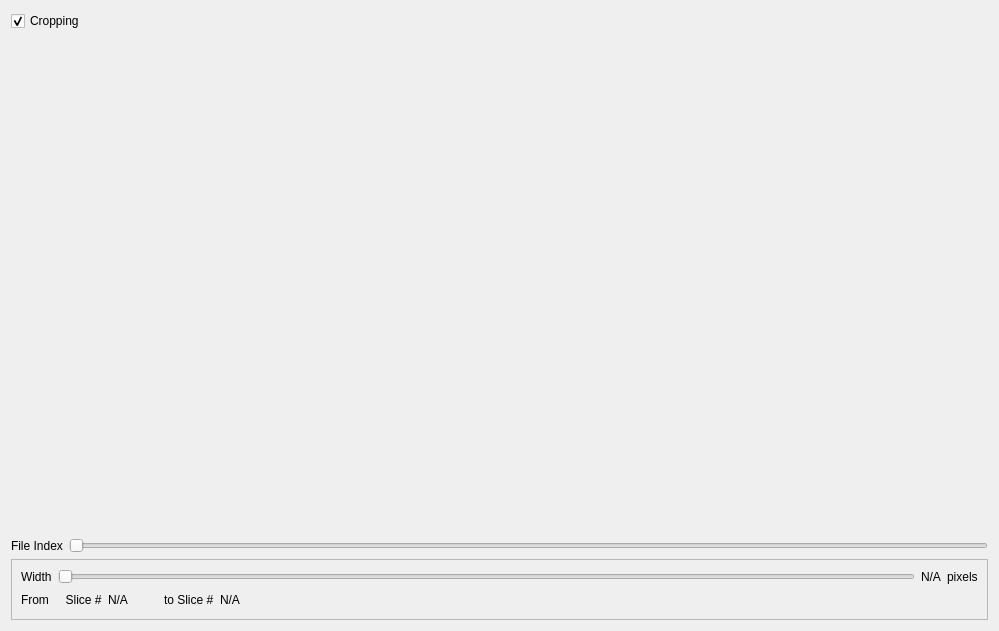
          <widget class="QWidget" name="page">
           <property name="geometry">
            <rect>
             <x>0</x>
             <y>0</y>
             <width>999</width>
             <height>631</height>
            </rect>
           </property>
           <attribute name="label">
            <string>Crop</string>
           </attribute>
           <layout class="QVBoxLayout" name="verticalLayout_4">
            <item>
             <widget class="QCheckBox" name="cropping_checkBox">
              <property name="text">
               <string>Cropping</string>
              </property>
              <property name="checked">
               <bool>true</bool>
              </property>
             </widget>
            </item>
            <item>
             <widget class="QWidget" name="crop_widget" native="true">
              <property name="sizePolicy">
               <sizepolicy hsizetype="Preferred" vsizetype="Expanding">
                <horstretch>0</horstretch>
                <verstretch>0</verstretch>
               </sizepolicy>
              </property>
             </widget>
            </item>
            <item>
             <layout class="QHBoxLayout" name="horizontalLayout_2">
              <item>
               <widget class="QLabel" name="label_5">
                <property name="text">
                 <string>File Index</string>
                </property>
               </widget>
              </item>
              <item>
               <widget class="QSlider" name="crop_file_index_horizontalSlider">
                <property name="orientation">
                 <enum>Qt::Horizontal</enum>
                </property>
               </widget>
              </item>
             </layout>
            </item>
            <item>
             <widget class="QFrame" name="crop_frame">
              <property name="enabled">
               <bool>true</bool>
              </property>
              <property name="frameShape">
               <enum>QFrame::StyledPanel</enum>
              </property>
              <property name="frameShadow">
               <enum>QFrame::Raised</enum>
              </property>
              <layout class="QVBoxLayout" name="verticalLayout_5">
               <item>
                <layout class="QHBoxLayout" name="horizontalLayout_3">
                 <item>
                  <widget class="QLabel" name="label_6">
                   <property name="text">
                    <string>Width</string>
                   </property>
                  </widget>
                 </item>
                 <item>
                  <widget class="QSlider" name="crop_width_horizontalSlider">
                   <property name="singleStep">
                    <number>2</number>
                   </property>
                   <property name="orientation">
                    <enum>Qt::Horizontal</enum>
                   </property>
                  </widget>
                 </item>
                 <item>
                  <widget class="QLabel" name="crop_width_label">
                   <property name="text">
                    <string>N/A</string>
                   </property>
                  </widget>
                 </item>
                 <item>
                  <widget class="QLabel" name="label_8">
                   <property name="text">
                    <string>pixels</string>
                   </property>
                  </widget>
                 </item>
                </layout>
               </item>
               <item>
                <layout class="QHBoxLayout" name="horizontalLayout_4">
                 <item>
                  <widget class="QLabel" name="label_7">
                   <property name="maximumSize">
                    <size>
                     <width>100</width>
                     <height>16777215</height>
                    </size>
                   </property>
                   <property name="text">
                    <string>From     Slice #</string>
                   </property>
                  </widget>
                 </item>
                 <item>
                  <widget class="QLabel" name="crop_from_slice_label">
                   <property name="minimumSize">
                    <size>
                     <width>50</width>
                     <height>0</height>
                    </size>
                   </property>
                   <property name="maximumSize">
                    <size>
                     <width>50</width>
                     <height>16777215</height>
                    </size>
                   </property>
                   <property name="text">
                    <string>N/A</string>
                   </property>
                  </widget>
                 </item>
                 <item>
                  <widget class="QLabel" name="label_9">
                   <property name="maximumSize">
                    <size>
                     <width>70</width>
                     <height>16777215</height>
                    </size>
                   </property>
                   <property name="text">
                    <string>to Slice #</string>
                   </property>
                  </widget>
                 </item>
                 <item>
                  <widget class="QLabel" name="crop_to_slice_label">
                   <property name="minimumSize">
                    <size>
                     <width>50</width>
                     <height>0</height>
                    </size>
                   </property>
                   <property name="maximumSize">
                    <size>
                     <width>50</width>
                     <height>16777215</height>
                    </size>
                   </property>
                   <property name="text">
                    <string>N/A</string>
                   </property>
                  </widget>
                 </item>
                 <item>
                  <spacer name="horizontalSpacer">
                   <property name="orientation">
                    <enum>Qt::Horizontal</enum>
                   </property>
                   <property name="sizeHint" stdset="0">
                    <size>
                     <width>40</width>
                     <height>20</height>
                    </size>
                   </property>
                  </spacer>
                 </item>
                </layout>
               </item>
              </layout>
             </widget>
            </item>
           </layout>
          </widget>
